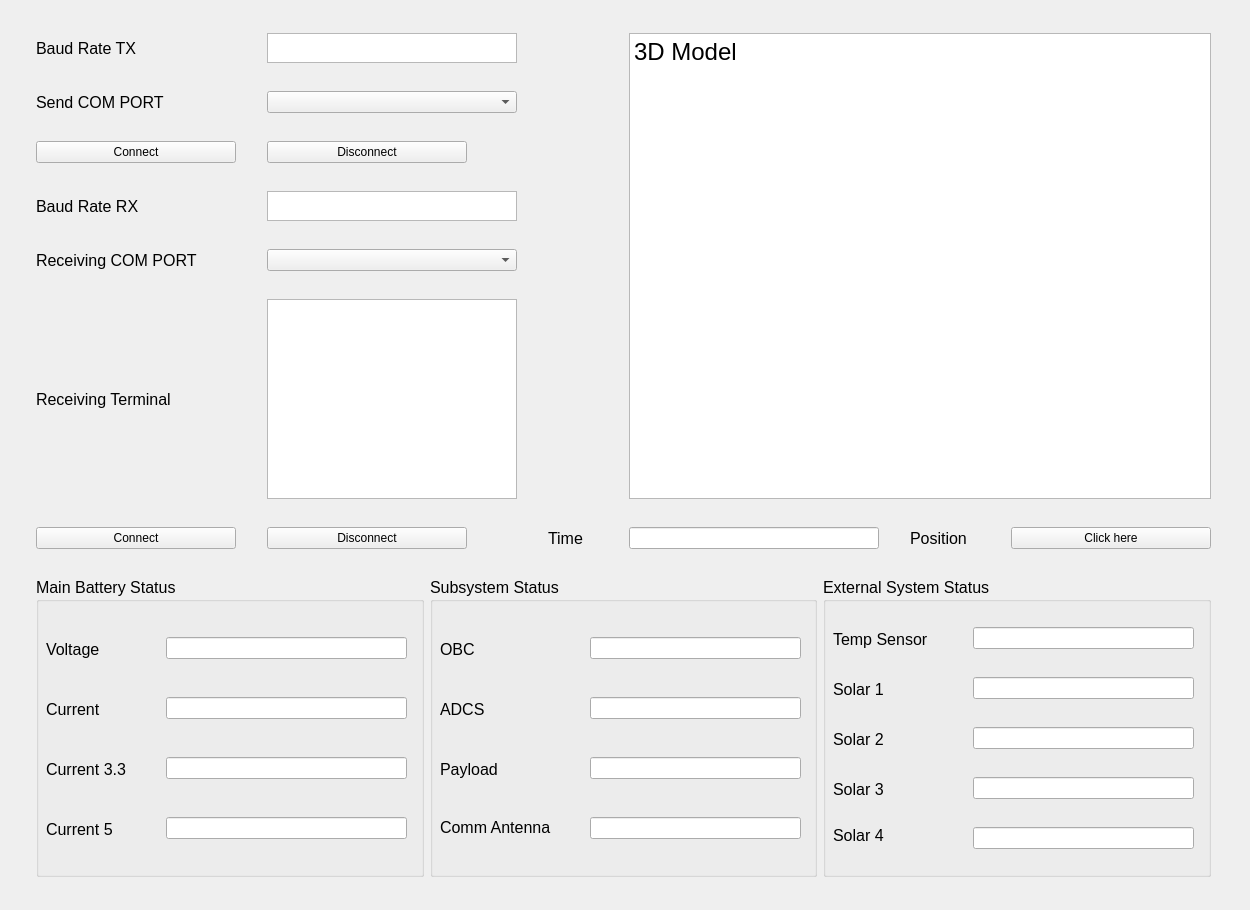
<?xml version="1.0" encoding="UTF-8"?>
<ui version="4.0">
 <class>Form</class>
 <widget class="QWidget" name="Form">
  <property name="geometry">
   <rect>
    <x>0</x>
    <y>0</y>
    <width>1250</width>
    <height>910</height>
   </rect>
  </property>
  <property name="windowTitle">
   <string>Form</string>
  </property>
  <layout class="QGridLayout" name="gridLayout">
   <item row="0" column="0">
    <widget class="QLabel" name="BaudRateTX_label">
     <property name="font">
      <font>
       <pointsize>12</pointsize>
      </font>
     </property>
     <property name="layoutDirection">
      <enum>Qt::LeftToRight</enum>
     </property>
     <property name="midLineWidth">
      <number>0</number>
     </property>
     <property name="text">
      <string>Baud Rate TX</string>
     </property>
    </widget>
   </item>
   <item row="0" column="1">
    <widget class="QTextEdit" name="BaudRateTX_TextEdit">
     <property name="maximumSize">
      <size>
       <width>250</width>
       <height>30</height>
      </size>
     </property>
     <property name="readOnly">
      <bool>true</bool>
     </property>
    </widget>
   </item>
   <item row="0" column="3" rowspan="6" colspan="3">
    <widget class="QTextEdit" name="Model_textEdit">
     <property name="maximumSize">
      <size>
       <width>16777215</width>
       <height>600</height>
      </size>
     </property>
     <property name="html">
      <string>&lt;!DOCTYPE HTML PUBLIC &quot;-//W3C//DTD HTML 4.0//EN&quot; &quot;http://www.w3.org/TR/REC-html40/strict.dtd&quot;&gt;
&lt;html&gt;&lt;head&gt;&lt;meta name=&quot;qrichtext&quot; content=&quot;1&quot; /&gt;&lt;meta charset=&quot;utf-8&quot; /&gt;&lt;style type=&quot;text/css&quot;&gt;
p, li { white-space: pre-wrap; }
hr { height: 1px; border-width: 0; }
li.unchecked::marker { content: &quot;\2610&quot;; }
li.checked::marker { content: &quot;\2612&quot;; }
&lt;/style&gt;&lt;/head&gt;&lt;body style=&quot; font-family:'Segoe UI'; font-size:9pt; font-weight:400; font-style:normal;&quot;&gt;
&lt;p style=&quot; margin-top:0px; margin-bottom:0px; margin-left:0px; margin-right:0px; -qt-block-indent:0; text-indent:0px;&quot;&gt;&lt;span style=&quot; font-family:'MS Shell Dlg 2'; font-size:18pt;&quot;&gt;3D Model&lt;/span&gt;&lt;/p&gt;
&lt;p style=&quot;-qt-paragraph-type:empty; margin-top:0px; margin-bottom:0px; margin-left:0px; margin-right:0px; -qt-block-indent:0; text-indent:0px; font-family:'MS Shell Dlg 2'; font-size:18pt;&quot;&gt;&lt;br /&gt;&lt;/p&gt;&lt;/body&gt;&lt;/html&gt;</string>
     </property>
    </widget>
   </item>
   <item row="1" column="0">
    <widget class="QLabel" name="SendingComPort_label">
     <property name="font">
      <font>
       <pointsize>12</pointsize>
      </font>
     </property>
     <property name="layoutDirection">
      <enum>Qt::LeftToRight</enum>
     </property>
     <property name="midLineWidth">
      <number>0</number>
     </property>
     <property name="text">
      <string>Send COM PORT</string>
     </property>
    </widget>
   </item>
   <item row="1" column="1">
    <widget class="QComboBox" name="SendingComPort_comboBox">
     <property name="maximumSize">
      <size>
       <width>250</width>
       <height>16777215</height>
      </size>
     </property>
    </widget>
   </item>
   <item row="2" column="0">
    <widget class="QPushButton" name="Sending_Connect_pushButton">
     <property name="maximumSize">
      <size>
       <width>200</width>
       <height>16777215</height>
      </size>
     </property>
     <property name="text">
      <string>Connect</string>
     </property>
    </widget>
   </item>
   <item row="2" column="1">
    <widget class="QPushButton" name="Sending_Disconnect_pushButton">
     <property name="maximumSize">
      <size>
       <width>200</width>
       <height>16777215</height>
      </size>
     </property>
     <property name="text">
      <string>Disconnect</string>
     </property>
    </widget>
   </item>
   <item row="3" column="0">
    <widget class="QLabel" name="BaudRateRX_label">
     <property name="font">
      <font>
       <pointsize>12</pointsize>
      </font>
     </property>
     <property name="text">
      <string>Baud Rate RX</string>
     </property>
    </widget>
   </item>
   <item row="3" column="1">
    <widget class="QTextEdit" name="BaudRateRX_TextEdit">
     <property name="maximumSize">
      <size>
       <width>250</width>
       <height>30</height>
      </size>
     </property>
     <property name="readOnly">
      <bool>true</bool>
     </property>
    </widget>
   </item>
   <item row="4" column="0">
    <widget class="QLabel" name="ReceivingComPort_label">
     <property name="font">
      <font>
       <pointsize>12</pointsize>
      </font>
     </property>
     <property name="layoutDirection">
      <enum>Qt::LeftToRight</enum>
     </property>
     <property name="midLineWidth">
      <number>0</number>
     </property>
     <property name="text">
      <string>Receiving COM PORT</string>
     </property>
    </widget>
   </item>
   <item row="4" column="1">
    <widget class="QComboBox" name="ReceivingComPort_comboBox">
     <property name="maximumSize">
      <size>
       <width>250</width>
       <height>16777215</height>
      </size>
     </property>
    </widget>
   </item>
   <item row="5" column="0">
    <widget class="QLabel" name="ReceivingTerminal_label">
     <property name="font">
      <font>
       <pointsize>12</pointsize>
      </font>
     </property>
     <property name="text">
      <string>Receiving Terminal</string>
     </property>
    </widget>
   </item>
   <item row="5" column="1">
    <widget class="QTextEdit" name="ReceivingWindow_textEdit">
     <property name="maximumSize">
      <size>
       <width>250</width>
       <height>200</height>
      </size>
     </property>
     <property name="readOnly">
      <bool>true</bool>
     </property>
    </widget>
   </item>
   <item row="6" column="0">
    <widget class="QPushButton" name="Receiving_Connect_pushButton">
     <property name="maximumSize">
      <size>
       <width>200</width>
       <height>16777215</height>
      </size>
     </property>
     <property name="text">
      <string>Connect</string>
     </property>
    </widget>
   </item>
   <item row="6" column="1">
    <widget class="QPushButton" name="Receiving_Disconnect_pushButton">
     <property name="maximumSize">
      <size>
       <width>200</width>
       <height>16777215</height>
      </size>
     </property>
     <property name="text">
      <string>Disconnect</string>
     </property>
    </widget>
   </item>
   <item row="6" column="2">
    <widget class="QLabel" name="Time_label">
     <property name="maximumSize">
      <size>
       <width>50</width>
       <height>16777215</height>
      </size>
     </property>
     <property name="font">
      <font>
       <pointsize>12</pointsize>
      </font>
     </property>
     <property name="toolTipDuration">
      <number>-10</number>
     </property>
     <property name="layoutDirection">
      <enum>Qt::RightToLeft</enum>
     </property>
     <property name="text">
      <string>Time</string>
     </property>
    </widget>
   </item>
   <item row="6" column="3">
    <widget class="QLineEdit" name="Time_LineEdit">
     <property name="maximumSize">
      <size>
       <width>250</width>
       <height>16777215</height>
      </size>
     </property>
     <property name="readOnly">
      <bool>true</bool>
     </property>
    </widget>
   </item>
   <item row="6" column="4">
    <widget class="QLabel" name="position_label">
     <property name="maximumSize">
      <size>
       <width>70</width>
       <height>16777215</height>
      </size>
     </property>
     <property name="font">
      <font>
       <pointsize>12</pointsize>
      </font>
     </property>
     <property name="toolTipDuration">
      <number>-10</number>
     </property>
     <property name="layoutDirection">
      <enum>Qt::RightToLeft</enum>
     </property>
     <property name="text">
      <string>Position</string>
     </property>
    </widget>
   </item>
   <item row="6" column="5">
    <widget class="QPushButton" name="position_Pushbutton">
     <property name="maximumSize">
      <size>
       <width>200</width>
       <height>16777215</height>
      </size>
     </property>
     <property name="text">
      <string>Click here</string>
     </property>
    </widget>
   </item>
   <item row="7" column="0" colspan="6">
    <layout class="QHBoxLayout" name="horizontalLayout_3">
     <item>
      <widget class="QGroupBox" name="MainBatteryStatus_groupBox_3">
       <property name="maximumSize">
        <size>
         <width>16777215</width>
         <height>300</height>
        </size>
       </property>
       <property name="font">
        <font>
         <pointsize>12</pointsize>
        </font>
       </property>
       <property name="title">
        <string>Main Battery Status</string>
       </property>
       <widget class="QLabel" name="BatteryVolt_label_3">
        <property name="geometry">
         <rect>
          <x>10</x>
          <y>60</y>
          <width>71</width>
          <height>24</height>
         </rect>
        </property>
        <property name="font">
         <font>
          <pointsize>12</pointsize>
         </font>
        </property>
        <property name="text">
         <string>Voltage</string>
        </property>
       </widget>
       <widget class="QLineEdit" name="BatteryVolt_LineEdit_3">
        <property name="geometry">
         <rect>
          <x>130</x>
          <y>60</y>
          <width>241</width>
          <height>22</height>
         </rect>
        </property>
        <property name="readOnly">
         <bool>true</bool>
        </property>
       </widget>
       <widget class="QLabel" name="Current_label_3">
        <property name="geometry">
         <rect>
          <x>10</x>
          <y>120</y>
          <width>66</width>
          <height>24</height>
         </rect>
        </property>
        <property name="font">
         <font>
          <pointsize>12</pointsize>
         </font>
        </property>
        <property name="text">
         <string>Current</string>
        </property>
       </widget>
       <widget class="QLabel" name="Current33_label_3">
        <property name="geometry">
         <rect>
          <x>10</x>
          <y>180</y>
          <width>100</width>
          <height>24</height>
         </rect>
        </property>
        <property name="font">
         <font>
          <pointsize>12</pointsize>
         </font>
        </property>
        <property name="text">
         <string>Current 3.3</string>
        </property>
       </widget>
       <widget class="QLabel" name="Current5_label_3">
        <property name="geometry">
         <rect>
          <x>10</x>
          <y>240</y>
          <width>83</width>
          <height>24</height>
         </rect>
        </property>
        <property name="font">
         <font>
          <pointsize>12</pointsize>
         </font>
        </property>
        <property name="text">
         <string>Current 5</string>
        </property>
       </widget>
       <widget class="QLineEdit" name="Current_LineEdit_3">
        <property name="geometry">
         <rect>
          <x>130</x>
          <y>120</y>
          <width>241</width>
          <height>22</height>
         </rect>
        </property>
        <property name="readOnly">
         <bool>true</bool>
        </property>
       </widget>
       <widget class="QLineEdit" name="Current33_LineEdit_3">
        <property name="geometry">
         <rect>
          <x>130</x>
          <y>180</y>
          <width>241</width>
          <height>22</height>
         </rect>
        </property>
        <property name="readOnly">
         <bool>true</bool>
        </property>
       </widget>
       <widget class="QLineEdit" name="Current5_LineEdit_3">
        <property name="geometry">
         <rect>
          <x>130</x>
          <y>240</y>
          <width>241</width>
          <height>22</height>
         </rect>
        </property>
        <property name="readOnly">
         <bool>true</bool>
        </property>
       </widget>
      </widget>
     </item>
     <item>
      <widget class="QGroupBox" name="SubsystemStatus_groupBox_3">
       <property name="enabled">
        <bool>true</bool>
       </property>
       <property name="maximumSize">
        <size>
         <width>16777215</width>
         <height>300</height>
        </size>
       </property>
       <property name="font">
        <font>
         <pointsize>12</pointsize>
        </font>
       </property>
       <property name="title">
        <string>Subsystem Status</string>
       </property>
       <widget class="QLabel" name="OBCStatus_label_3">
        <property name="geometry">
         <rect>
          <x>10</x>
          <y>60</y>
          <width>100</width>
          <height>24</height>
         </rect>
        </property>
        <property name="font">
         <font>
          <pointsize>12</pointsize>
         </font>
        </property>
        <property name="text">
         <string>OBC</string>
        </property>
       </widget>
       <widget class="QLabel" name="ADCSStatus_label_3">
        <property name="geometry">
         <rect>
          <x>10</x>
          <y>120</y>
          <width>111</width>
          <height>24</height>
         </rect>
        </property>
        <property name="font">
         <font>
          <pointsize>12</pointsize>
         </font>
        </property>
        <property name="text">
         <string>ADCS</string>
        </property>
       </widget>
       <widget class="QLabel" name="PayloadStatus_label_3">
        <property name="geometry">
         <rect>
          <x>10</x>
          <y>180</y>
          <width>132</width>
          <height>24</height>
         </rect>
        </property>
        <property name="font">
         <font>
          <pointsize>12</pointsize>
         </font>
        </property>
        <property name="text">
         <string>Payload</string>
        </property>
       </widget>
       <widget class="QLabel" name="CommAntennaStatus_label_3">
        <property name="geometry">
         <rect>
          <x>10</x>
          <y>240</y>
          <width>151</width>
          <height>21</height>
         </rect>
        </property>
        <property name="text">
         <string>Comm Antenna</string>
        </property>
       </widget>
       <widget class="QLineEdit" name="Payload_LineEdit_3">
        <property name="geometry">
         <rect>
          <x>160</x>
          <y>180</y>
          <width>211</width>
          <height>22</height>
         </rect>
        </property>
        <property name="readOnly">
         <bool>true</bool>
        </property>
       </widget>
       <widget class="QLineEdit" name="ADCS_LineEdit_3">
        <property name="geometry">
         <rect>
          <x>160</x>
          <y>120</y>
          <width>211</width>
          <height>22</height>
         </rect>
        </property>
        <property name="readOnly">
         <bool>true</bool>
        </property>
       </widget>
       <widget class="QLineEdit" name="AntennaStatus_LineEdit_3">
        <property name="geometry">
         <rect>
          <x>160</x>
          <y>240</y>
          <width>211</width>
          <height>22</height>
         </rect>
        </property>
        <property name="readOnly">
         <bool>true</bool>
        </property>
       </widget>
       <widget class="QLineEdit" name="OBC_LineEdit_3">
        <property name="geometry">
         <rect>
          <x>160</x>
          <y>60</y>
          <width>211</width>
          <height>22</height>
         </rect>
        </property>
        <property name="readOnly">
         <bool>true</bool>
        </property>
       </widget>
      </widget>
     </item>
     <item>
      <widget class="QGroupBox" name="ExternalSystemStatus_groupBox_3">
       <property name="maximumSize">
        <size>
         <width>16777215</width>
         <height>300</height>
        </size>
       </property>
       <property name="font">
        <font>
         <pointsize>12</pointsize>
        </font>
       </property>
       <property name="title">
        <string>External System Status</string>
       </property>
       <widget class="QLabel" name="TempSensorStatus_label_3">
        <property name="geometry">
         <rect>
          <x>10</x>
          <y>50</y>
          <width>121</width>
          <height>24</height>
         </rect>
        </property>
        <property name="font">
         <font>
          <pointsize>12</pointsize>
         </font>
        </property>
        <property name="text">
         <string>Temp Sensor</string>
        </property>
       </widget>
       <widget class="QLabel" name="SolarStatus3_label_3">
        <property name="geometry">
         <rect>
          <x>10</x>
          <y>200</y>
          <width>124</width>
          <height>24</height>
         </rect>
        </property>
        <property name="font">
         <font>
          <pointsize>12</pointsize>
         </font>
        </property>
        <property name="text">
         <string>Solar 3</string>
        </property>
       </widget>
       <widget class="QLabel" name="SolarStatus2_label_3">
        <property name="geometry">
         <rect>
          <x>10</x>
          <y>150</y>
          <width>124</width>
          <height>24</height>
         </rect>
        </property>
        <property name="font">
         <font>
          <pointsize>12</pointsize>
         </font>
        </property>
        <property name="text">
         <string>Solar 2</string>
        </property>
       </widget>
       <widget class="QLabel" name="SolarStatus1_label_3">
        <property name="geometry">
         <rect>
          <x>10</x>
          <y>100</y>
          <width>124</width>
          <height>24</height>
         </rect>
        </property>
        <property name="font">
         <font>
          <pointsize>12</pointsize>
         </font>
        </property>
        <property name="text">
         <string>Solar 1</string>
        </property>
       </widget>
       <widget class="QLabel" name="SolarStatus4_label_4">
        <property name="geometry">
         <rect>
          <x>10</x>
          <y>250</y>
          <width>101</width>
          <height>16</height>
         </rect>
        </property>
        <property name="text">
         <string>Solar 4</string>
        </property>
       </widget>
       <widget class="QLineEdit" name="SolarStatus4_LineEdit_3">
        <property name="geometry">
         <rect>
          <x>150</x>
          <y>250</y>
          <width>221</width>
          <height>22</height>
         </rect>
        </property>
        <property name="readOnly">
         <bool>true</bool>
        </property>
       </widget>
       <widget class="QLineEdit" name="SolarStatus3_LineEdit_3">
        <property name="geometry">
         <rect>
          <x>150</x>
          <y>200</y>
          <width>221</width>
          <height>22</height>
         </rect>
        </property>
        <property name="readOnly">
         <bool>true</bool>
        </property>
       </widget>
       <widget class="QLineEdit" name="SolarStatus2_LineEdit_3">
        <property name="geometry">
         <rect>
          <x>150</x>
          <y>150</y>
          <width>221</width>
          <height>22</height>
         </rect>
        </property>
        <property name="readOnly">
         <bool>true</bool>
        </property>
       </widget>
       <widget class="QLineEdit" name="SolarStatus1_LineEdit_3">
        <property name="geometry">
         <rect>
          <x>150</x>
          <y>100</y>
          <width>221</width>
          <height>22</height>
         </rect>
        </property>
        <property name="readOnly">
         <bool>true</bool>
        </property>
       </widget>
       <widget class="QLineEdit" name="TempSensorStatus_LineEdit_3">
        <property name="geometry">
         <rect>
          <x>150</x>
          <y>50</y>
          <width>221</width>
          <height>22</height>
         </rect>
        </property>
        <property name="readOnly">
         <bool>true</bool>
        </property>
       </widget>
      </widget>
     </item>
    </layout>
   </item>
  </layout>
 </widget>
 <resources/>
 <connections/>
</ui>
